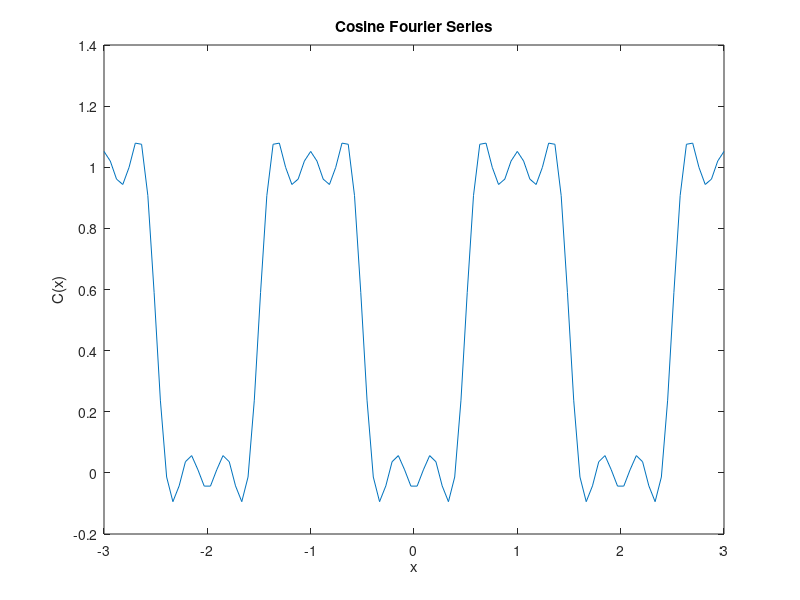
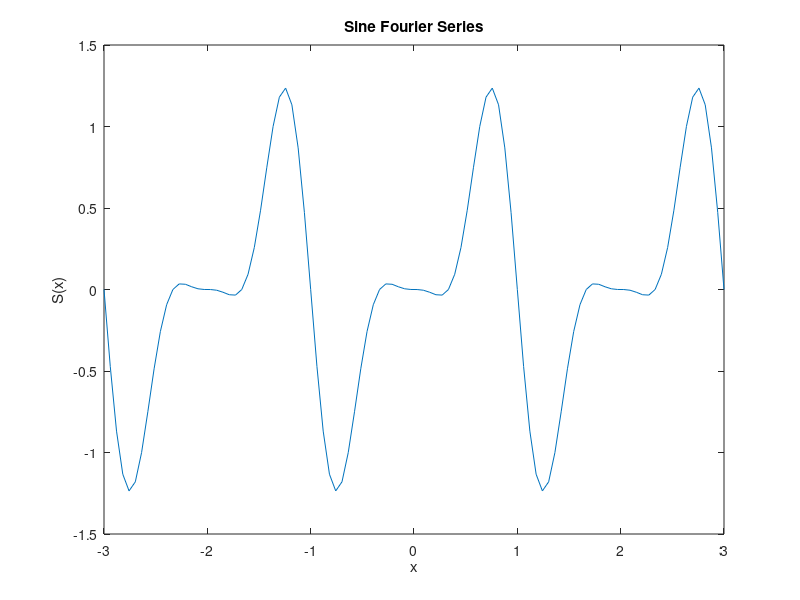
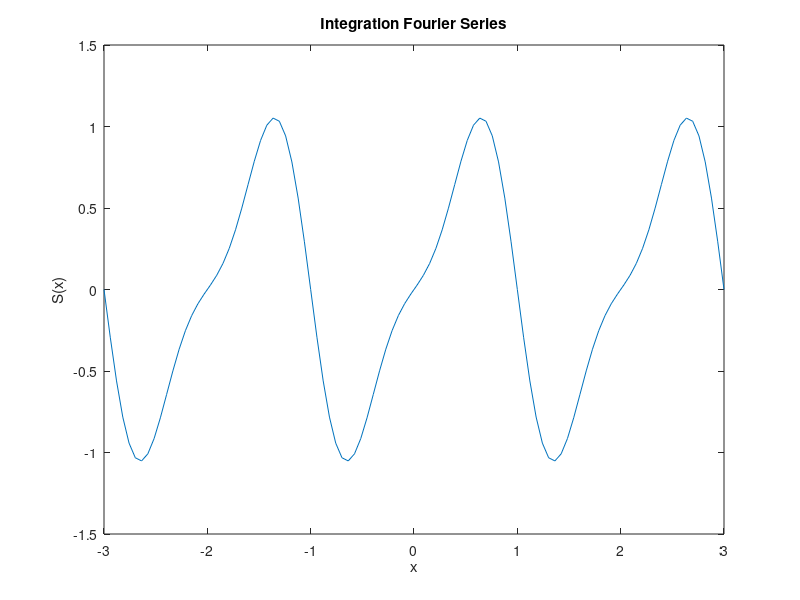

The MATLAB script that drew these images, in order:
x = linspace(-3, 3);

sinf1 = 2/pi*sin(pi*x);
sinf2 = -2/(pi)*sin(2*pi*x);
sinf3 = 2/(3*pi)*sin(3*pi*x);
sinf = sinf1+sinf2+sinf3;

cosf1 = -2/pi*cos(pi*x);
cosf2 = 2/(3*pi)*cos(3*pi*x);
cosf3 = -2/(5*pi)*cos(5*pi*x);
cosf = 1/2+cosf1+cosf2+cosf3;

intf = (8/pi^3)*(sin(pi*x)+1/27*sin(3*pi*x))+2/pi*(sin(pi*x)-1/2*sin(2*pi*x));

figure(1)
plot(x,cosf)
title('Cosine Fourier Series')
xlabel('x')
ylabel('C(x)')

figure(2)
plot(x,sinf)
title('Sine Fourier Series')
xlabel('x')
ylabel('S(x)')

figure(3)
plot(x,intf)
title('Integration Fourier Series')
xlabel('x')
ylabel('S(x)')

